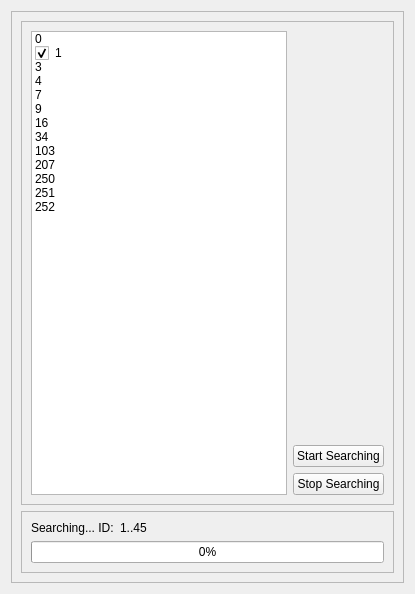
      <widget class="QWidget" name="pageConnection">
       <layout class="QGridLayout" name="gridLayout_3">
        <item row="0" column="0">
         <widget class="QFrame" name="frame_4">
          <property name="frameShape">
           <enum>QFrame::StyledPanel</enum>
          </property>
          <property name="frameShadow">
           <enum>QFrame::Raised</enum>
          </property>
          <layout class="QVBoxLayout" name="verticalLayout_5">
           <item>
            <widget class="QFrame" name="frame_6">
             <property name="frameShape">
              <enum>QFrame::StyledPanel</enum>
             </property>
             <property name="frameShadow">
              <enum>QFrame::Raised</enum>
             </property>
             <layout class="QGridLayout" name="gridLayout_2">
              <item row="2" column="1">
               <widget class="QPushButton" name="pbStartSearching">
                <property name="text">
                 <string>Start Searching</string>
                </property>
               </widget>
              </item>
              <item row="1" column="1">
               <spacer name="verticalSpacer">
                <property name="orientation">
                 <enum>Qt::Vertical</enum>
                </property>
                <property name="sizeHint" stdset="0">
                 <size>
                  <width>20</width>
                  <height>408</height>
                 </size>
                </property>
               </spacer>
              </item>
              <item row="3" column="1">
               <widget class="QPushButton" name="pbStopSearching">
                <property name="text">
                 <string>Stop Searching</string>
                </property>
               </widget>
              </item>
              <item row="0" column="0" rowspan="4">
               <widget class="QListWidget" name="lwBaudRates">
                <item>
                 <property name="text">
                  <string>0</string>
                 </property>
                 <property name="checkState">
                  <enum>Unchecked</enum>
                 </property>
                </item>
                <item>
                 <property name="text">
                  <string>1</string>
                 </property>
                 <property name="checkState">
                  <enum>Checked</enum>
                 </property>
                </item>
                <item>
                 <property name="text">
                  <string>3</string>
                 </property>
                 <property name="checkState">
                  <enum>Unchecked</enum>
                 </property>
                </item>
                <item>
                 <property name="text">
                  <string>4</string>
                 </property>
                 <property name="checkState">
                  <enum>Unchecked</enum>
                 </property>
                </item>
                <item>
                 <property name="text">
                  <string>7</string>
                 </property>
                 <property name="checkState">
                  <enum>Unchecked</enum>
                 </property>
                </item>
                <item>
                 <property name="text">
                  <string>9</string>
                 </property>
                 <property name="checkState">
                  <enum>Unchecked</enum>
                 </property>
                </item>
                <item>
                 <property name="text">
                  <string>16</string>
                 </property>
                 <property name="checkState">
                  <enum>Unchecked</enum>
                 </property>
                </item>
                <item>
                 <property name="text">
                  <string>34</string>
                 </property>
                 <property name="checkState">
                  <enum>Unchecked</enum>
                 </property>
                </item>
                <item>
                 <property name="text">
                  <string>103</string>
                 </property>
                 <property name="checkState">
                  <enum>Unchecked</enum>
                 </property>
                </item>
                <item>
                 <property name="text">
                  <string>207</string>
                 </property>
                 <property name="checkState">
                  <enum>Unchecked</enum>
                 </property>
                </item>
                <item>
                 <property name="text">
                  <string>250</string>
                 </property>
                 <property name="checkState">
                  <enum>Unchecked</enum>
                 </property>
                </item>
                <item>
                 <property name="text">
                  <string>251</string>
                 </property>
                 <property name="checkState">
                  <enum>Unchecked</enum>
                 </property>
                </item>
                <item>
                 <property name="text">
                  <string>252</string>
                 </property>
                 <property name="checkState">
                  <enum>Unchecked</enum>
                 </property>
                </item>
               </widget>
              </item>
             </layout>
            </widget>
           </item>
           <item>
            <widget class="QFrame" name="frame_5">
             <property name="frameShape">
              <enum>QFrame::StyledPanel</enum>
             </property>
             <property name="frameShadow">
              <enum>QFrame::Raised</enum>
             </property>
             <layout class="QGridLayout" name="gridLayout">
              <item row="0" column="0">
               <widget class="QLabel" name="lTextSearching">
                <property name="text">
                 <string>Searching... ID:</string>
                </property>
               </widget>
              </item>
              <item row="0" column="1">
               <widget class="QLabel" name="lSearching">
                <property name="sizePolicy">
                 <sizepolicy hsizetype="Preferred" vsizetype="Preferred">
                  <horstretch>2</horstretch>
                  <verstretch>0</verstretch>
                 </sizepolicy>
                </property>
                <property name="text">
                 <string>1..45</string>
                </property>
               </widget>
              </item>
              <item row="1" column="0" colspan="2">
               <widget class="QProgressBar" name="proBarSearching">
                <property name="value">
                 <number>0</number>
                </property>
               </widget>
              </item>
             </layout>
            </widget>
           </item>
          </layout>
         </widget>
        </item>
       </layout>
      </widget>
